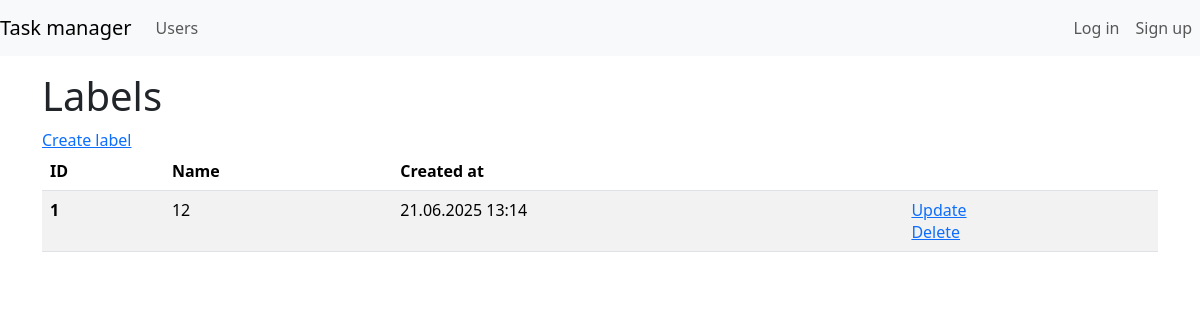
Screenshot of /labels/ with the database file from the repository.
### task_manager/labels/models.py (models this page shows, shortened)
class Label(models.Model):
    name = models.CharField(max_length=40, unique=True, null=False)
    created_at = models.DateTimeField(_("Creation date"), auto_now_add=True)

### task_manager/labels/views.py (the view)
# urls.py: path("", LabelView.as_view(), name="label_list"),
class LabelView(ListView):
    model = Label
    context_object_name = "label_list"
    template_name = "labels/label_list.html"

### task_manager/templates/labels/label_list.html (shortened to what this page needs)
{% extends "task_manager/base.html" %}
{% load i18n %}
{% load django_bootstrap5 %}
{% block content %}
<div class="mt-4">
    <h1 class="mt-1">{% translate "Labels" %}</h1>
    <a href="{% url 'labels:create_label' %}">{% translate 'Create label' %}</a>
    {% if label_list %}
    <table class="table table-striped">
        <thead>
            <tr>
                <th scope="col">ID</th>
                <th scope="col">{% translate "Name" %}</th>
                <th scope="col">{% translate "Created at" %}</th>
                <th></th>
            </tr>
        </thead>
        <tbody>
            {% for label in label_list %}
            <tr>
                <th scope="row"> {{ label.id }}</th>
                <td>{{ label.name }}</td>
                <td>{{ label.created_at|date:"d.m.Y H:i" }}</td>
                <td>
                    <a href="{% url 'labels:update_label' label.pk %}">{% translate 'Update' %}</a>
                    <br>
                    <a href="{% url 'labels:delete_label' label.pk %}">{% translate 'Delete' %}</a>
                </td>
            </tr>
            {% endfor %}
        </tbody>
    </table>
    {% else %}
    <p>{% translate "There are no labels." %}
    </p>
    {% endif %}
    {% endblock %}

### rows the page displays
Label: id "1", name "12", created_at "21.06.2025 13:14"
